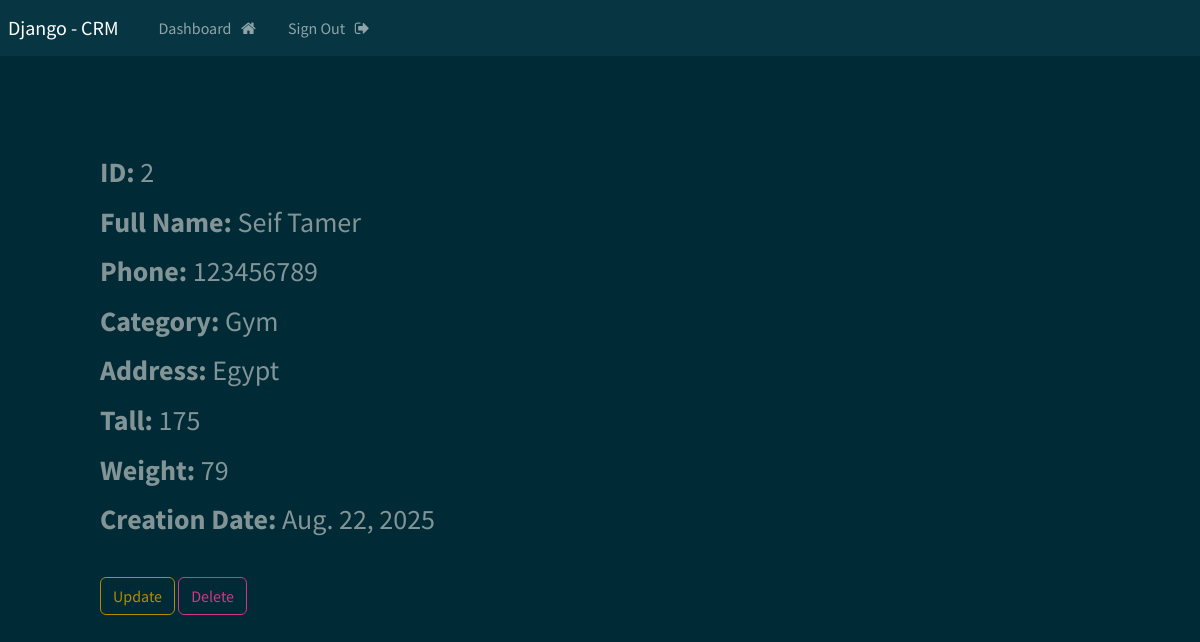
Screenshot of /view/2/ (signed in) with the database file from the repository.
### webapp/models.py (models this page shows, shortened)
class Record(models.Model):
    first_name=models.CharField(max_length=250)
    last_name=models.CharField(max_length=250)
    Category = models.ForeignKey(Category, on_delete=models.CASCADE)
    phone=models.IntegerField()
    tall=models.IntegerField()
    weight=models.IntegerField()
    address=models.CharField(max_length=500)
    created_at=models.DateField(auto_now_add=True)
    class Meta:
        ordering = ['-created_at']

class Category (models.Model):
    name=models.CharField(max_length=250)
    create_at=models.DateTimeField(auto_now_add=True)
    def __str__(self):
        return self.name

### webapp/views.py (the view)
# urls.py: path('view/<int:record_id>/',views.view_record,name='view_record'),
@login_required(login_url='login')
def view_record(request,record_id):
    all_records= get_object_or_404(Record,id=record_id)
    context ={
        'record':all_records
    }
    return render(request, 'web/view_record.html',context)

### templates/web/view_record.html
{% extends 'base.html' %}
{% block content %}
<div class="cart" style="padding-left:100px ;padding-top: 100px;">
    <h3>
    <p><strong>ID: </strong>{{record.id}}</p>
    <p><strong>Full Name: </strong>{{record.first_name|capfirst}} {{record.last_name}}</p>
    <p><strong>Phone: </strong>{{record.phone}}</p>
    <p><strong>Category: </strong>{{record.Category}}</p>
    <p><strong>Address: </strong>{{record.address}}</p>
    <p><strong>Tall: </strong>{{record.tall}}</p>
    <p><strong>Weight: </strong>{{record.weight}}</p>
    <p><strong>Creation Date: </strong>{{record.created_at}}</p>
    </h3>
    <br>
    <a href="{% url 'update_record' record.id %}" class="btn btn-outline-primary">Update</a>
    <a href="{% url 'delete_record' record.id %}" onclick="return confirm('Are you sure you want to delete this record?')" class="btn btn-outline-danger">Delete</a>
</div>
{% endblock %}

### rows the page displays
Record: id "2", first_name "Seif", last_name "Tamer", phone "123456789", Category "Gym", address "Egypt", tall "175", weight "79", created_at "Aug. 22, 2025"
